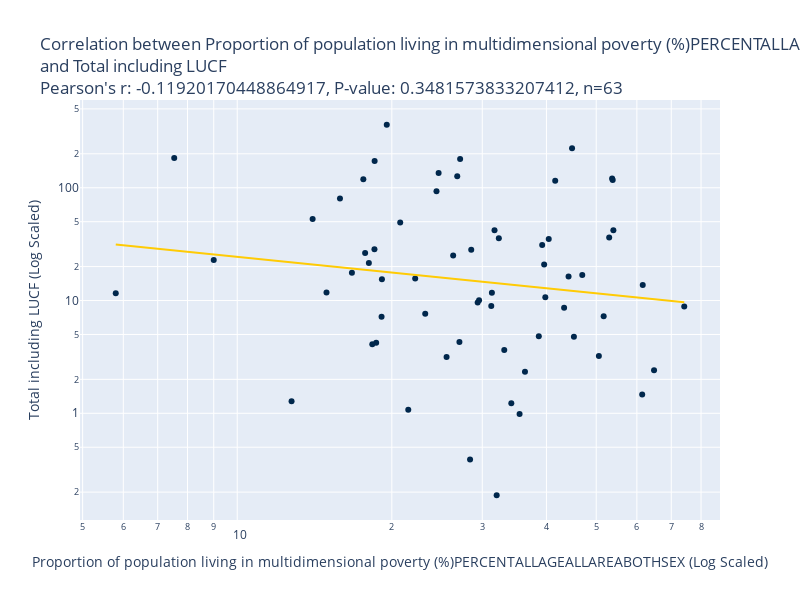

Here is the notebook cell this chart was saved with:
### Code cell
years = 30
x = "Proportion of population living in multidimensional poverty (%)PERCENTALLAGEALLAREABOTHSEX"
y = "Total including LUCF"

df_xy, p_corr, p_pval, s_corr, s_pval = build_correlation_df(find_corr_df, years, x, y)
build_correlation_plot(df_xy, x, y, p_corr, p_pval, log_scale=True).show()

### Figure 1 — Plotly figure (JSON) as saved in the notebook; plotly's stock layout.template omitted (floating-point values rounded to 4 significant figures)
{"data": [{"customdata": [["Afghanistan"], ["Albania"], ["Angola"], ["Armenia"], ["Austria"], ["Belgium"], ["Bulgaria"], ["Burundi"], ["Chile"], ["Colombia"], ["Costa Rica"], ["Croatia"], ["Cyprus"], ["Czech Republic"], ["Denmark"], ["Dominican Republic"], ["Ecuador"], ["El Salvador"], ["Estonia"], ["Finland"], ["France"], ["Germany"], ["Ghana"], ["Greece"], ["Guatemala"], ["Guinea-Bissau"], ["Honduras"], ["Hungary"], ["Iceland"], ["Ireland"], ["Italy"], ["Latvia"], ["Lithuania"], ["Luxembourg"], ["Macedonia"], ["Maldives"], ["Mali"], ["Malta"], ["Mexico"], ["Montenegro"], ["Morocco"], ["Mozambique"], ["Namibia"], ["Nepal"], ["Netherlands"], ["Nigeria"], ["Norway"], ["Pakistan"], ["Panama"], ["Paraguay"], ["Poland"], ["Romania"], ["Rwanda"], ["Serbia"], ["Seychelles"], ["Slovakia"], ["Slovenia"], ["South Africa"], ["Spain"], ["Sri Lanka"], ["Sweden"], ["Thailand"], ["Turkey"]], "hovertemplate": "Proportion of population living in multidimensional poverty (%)PERCENTALLAGEALLAREABOTHSEX (Log Scaled)=%{x}<br>Total including LUCF (Log Scaled)=%{y}<br>country=%{customdata[0]}<extra></extra>", "legendgroup": "", "marker": {"color": "#00274C", "symbol": "circle"}, "mode": "markers", "name": "", "orientation": "v", "showlegend": false, "type": "scatter", "x": [51.7, 50.6, 54, 33.11, 18.5, 20.76, 44.17, 64.8, 22.21, 24.43, 27.08, 29.39, 25.56, 14.02, 17.74, 29.57, 40.41, 38.66, 23.23, 16.72, 18.51, 19.55, 46.97, 31.69, 61.6, 61.45, 74.2, 28.55, 12.76, 26.33, 27.16, 34.17, 31.24, 18.64, 45.24, 28.4, 39.8, 21.53, 44.86, 35.46, 9, 53, 43.3, 31.32, 15.85, 53.7, 14.92, 41.6, 19.1, 32.31, 24.66, 39.24, 36.33, 39.59, 32, 19.13, 18.32, 7.538, 26.81, 5.8, 18.04, 17.6, 53.84], "xaxis": "x", "y": [7.246, 3.214, 41.96, 3.635, 28.53, 49.27, 16.31, 2.405, 15.64, 93.15, 4.287, 9.597, 3.156, 52.81, 26.4, 10.06, 35.19, 4.826, 7.632, 17.6, 172.5, 362.0, 16.87, 41.99, 13.75, 1.466, 8.864, 28.24, 1.281, 25.12, 179.6, 1.229, 8.954, 4.219, 4.767, 0.3901, 10.7, 1.073, 223.9, 0.9879, 22.82, 36.22, 8.618, 11.72, 80.49, 120.7, 11.8, 115.6, 7.198, 35.6, 135.3, 31.08, 2.332, 20.82, 0.1876, 15.45, 4.099, 183.7, 126.7, 11.61, 21.55, 119.0, 116.9], "yaxis": "y"}, {"hovertemplate": "<b>OLS trendline</b><br>log10(y) = -0.462802 * log10(x) + 1.85005<br>R<sup>2</sup>=0.021877<br><br>Proportion of population living in multidimensional poverty (%)PERCENTALLAGEALLAREABOTHSEX (Log Scaled)=%{x}<br>Total including LUCF (Log Scaled)=%{y} <b>(trend)</b><extra></extra>", "legendgroup": "", "line": {"color": "#FFCB05"}, "marker": {"color": "#00274C", "symbol": "circle"}, "mode": "lines", "name": "", "showlegend": false, "type": "scatter", "x": [5.8, 7.538, 9, 12.76, 14.02, 14.92, 15.85, 16.72, 17.6, 17.74, 18.04, 18.32, 18.5, 18.51, 18.64, 19.1, 19.13, 19.55, 20.76, 21.53, 22.21, 23.23, 24.43, 24.66, 25.56, 26.33, 26.81, 27.08, 27.16, 28.4, 28.55, 29.39, 29.57, 31.24, 31.32, 31.69, 32, 32.31, 33.11, 34.17, 35.46, 36.33, 38.66, 39.24, 39.59, 39.8, 40.41, 41.6, 43.3, 44.17, 44.86, 45.24, 46.97, 50.6, 51.7, 53, 53.7, 53.84, 54, 61.45, 61.6, 64.8, 74.2], "xaxis": "x", "y": [31.39, 27.8, 25.61, 21.79, 20.86, 20.27, 19.71, 19.23, 18.78, 18.71, 18.56, 18.43, 18.35, 18.34, 18.28, 18.08, 18.07, 17.89, 17.39, 17.11, 16.86, 16.51, 16.13, 16.06, 15.8, 15.58, 15.45, 15.38, 15.36, 15.05, 15.01, 14.81, 14.77, 14.4, 14.38, 14.3, 14.24, 14.17, 14.02, 13.81, 13.58, 13.43, 13.05, 12.96, 12.9, 12.87, 12.78, 12.61, 12.38, 12.27, 12.18, 12.13, 11.92, 11.52, 11.4, 11.27, 11.21, 11.19, 11.18, 10.53, 10.52, 10.27, 9.648], "yaxis": "y"}], "layout": {"height": 600, "legend": {"tracegroupgap": 0}, "title": {"text": "Correlation between Proportion of population living in multidimensional poverty (%)PERCENTALLAGEALLAREABOTHSEX<br>and Total including LUCF<br>Pearson's r: -0.11920170448864917, P-value: 0.3481573833207412, n=63<br>"}, "width": 800, "xaxis": {"anchor": "y", "domain": [0, 1], "title": {"text": "Proportion of population living in multidimensional poverty (%)PERCENTALLAGEALLAREABOTHSEX (Log Scaled)"}, "type": "log"}, "yaxis": {"anchor": "x", "domain": [0, 1], "title": {"text": "Total including LUCF (Log Scaled)"}, "type": "log"}}}
